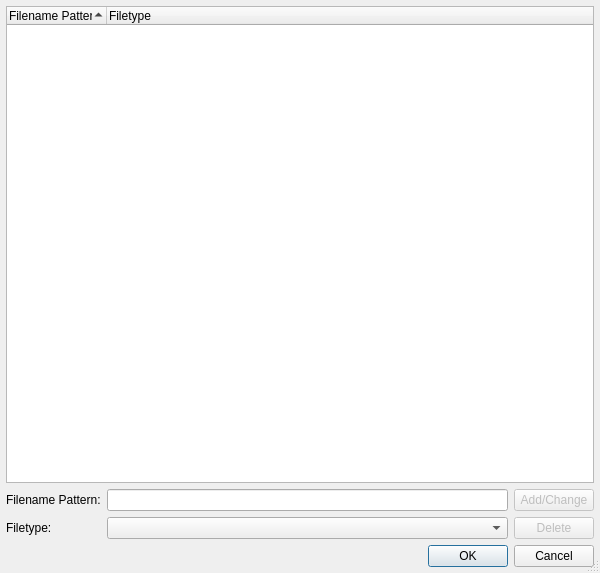
<ui version="4.0" >
 <class>FiletypeAssociationDialog</class>
 <widget class="QDialog" name="FiletypeAssociationDialog" >
  <property name="geometry" >
   <rect>
    <x>0</x>
    <y>0</y>
    <width>600</width>
    <height>573</height>
   </rect>
  </property>
  <property name="windowTitle" >
   <string>Filetype Associations</string>
  </property>
  <property name="sizeGripEnabled" >
   <bool>true</bool>
  </property>
  <layout class="QVBoxLayout" name="_2" >
   <item>
    <widget class="QTreeWidget" name="filetypeAssociationList" >
     <property name="alternatingRowColors" >
      <bool>true</bool>
     </property>
     <property name="rootIsDecorated" >
      <bool>false</bool>
     </property>
     <property name="itemsExpandable" >
      <bool>false</bool>
     </property>
     <property name="sortingEnabled" >
      <bool>true</bool>
     </property>
     <column>
      <property name="text" >
       <string>Filename Pattern</string>
      </property>
     </column>
     <column>
      <property name="text" >
       <string>Filetype</string>
      </property>
     </column>
     <column>
      <property name="text" >
       <string/>
      </property>
     </column>
    </widget>
   </item>
   <item>
    <layout class="QGridLayout" name="_3" >
     <item row="1" column="2" >
      <widget class="QPushButton" name="deleteAssociationButton" >
       <property name="enabled" >
        <bool>false</bool>
       </property>
       <property name="toolTip" >
        <string>Press to delete the selected association</string>
       </property>
       <property name="text" >
        <string>Delete</string>
       </property>
      </widget>
     </item>
     <item row="1" column="1" >
      <widget class="QComboBox" name="filetypeCombo" >
       <property name="toolTip" >
        <string>Select the filetype to associate</string>
       </property>
      </widget>
     </item>
     <item row="1" column="0" >
      <widget class="QLabel" name="textLabel3_3" >
       <property name="text" >
        <string>Filetype:</string>
       </property>
      </widget>
     </item>
     <item row="0" column="1" >
      <widget class="QLineEdit" name="filePatternEdit" >
       <property name="toolTip" >
        <string>Enter the filename pattern to be associated</string>
       </property>
      </widget>
     </item>
     <item row="0" column="0" >
      <widget class="QLabel" name="textLabel2_6" >
       <property name="text" >
        <string>Filename Pattern:</string>
       </property>
      </widget>
     </item>
     <item row="0" column="2" >
      <widget class="QPushButton" name="addAssociationButton" >
       <property name="enabled" >
        <bool>false</bool>
       </property>
       <property name="toolTip" >
        <string>Press to add or change the entered association</string>
       </property>
       <property name="text" >
        <string>Add/Change</string>
       </property>
      </widget>
     </item>
    </layout>
   </item>
   <item>
    <widget class="QDialogButtonBox" name="buttonBox" >
     <property name="orientation" >
      <enum>Qt::Horizontal</enum>
     </property>
     <property name="standardButtons" >
      <set>QDialogButtonBox::Cancel|QDialogButtonBox::Ok</set>
     </property>
    </widget>
   </item>
  </layout>
 </widget>
 <layoutdefault spacing="6" margin="6" />
 <pixmapfunction>qPixmapFromMimeSource</pixmapfunction>
 <tabstops>
  <tabstop>filetypeAssociationList</tabstop>
  <tabstop>filePatternEdit</tabstop>
  <tabstop>filetypeCombo</tabstop>
  <tabstop>addAssociationButton</tabstop>
  <tabstop>deleteAssociationButton</tabstop>
 </tabstops>
 <resources/>
 <connections>
  <connection>
   <sender>buttonBox</sender>
   <signal>accepted()</signal>
   <receiver>FiletypeAssociationDialog</receiver>
   <slot>accept()</slot>
   <hints>
    <hint type="sourcelabel" >
     <x>84</x>
     <y>554</y>
    </hint>
    <hint type="destinationlabel" >
     <x>88</x>
     <y>575</y>
    </hint>
   </hints>
  </connection>
  <connection>
   <sender>buttonBox</sender>
   <signal>rejected()</signal>
   <receiver>FiletypeAssociationDialog</receiver>
   <slot>reject()</slot>
   <hints>
    <hint type="sourcelabel" >
     <x>213</x>
     <y>553</y>
    </hint>
    <hint type="destinationlabel" >
     <x>215</x>
     <y>575</y>
    </hint>
   </hints>
  </connection>
 </connections>
</ui>
